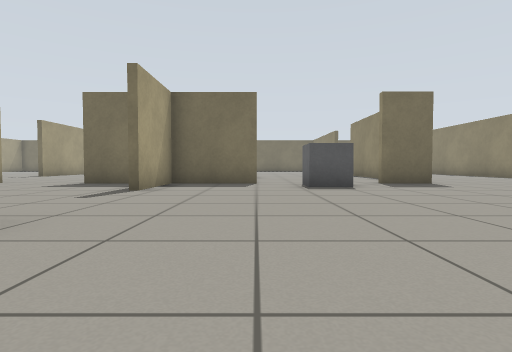
[1] (above)

22 first-person views from a walk through a Gazebo world. The camera is 0.5 m above the floor, tilts 2° down and sees 80° across. The floor is counted in squares, 1 m on a side. Each view is taken from the middle of a square. On the plan, view 1 faces up. The plan holds only what a view shows up to about 9 squares ahead; the rest is blank.

[2]
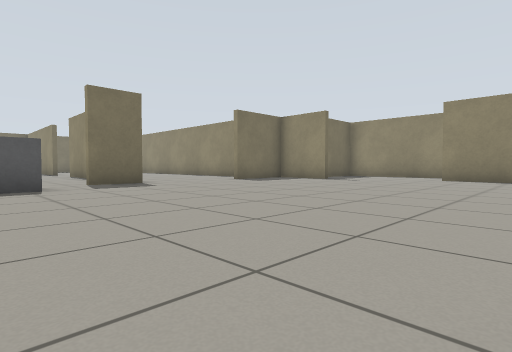

[3]
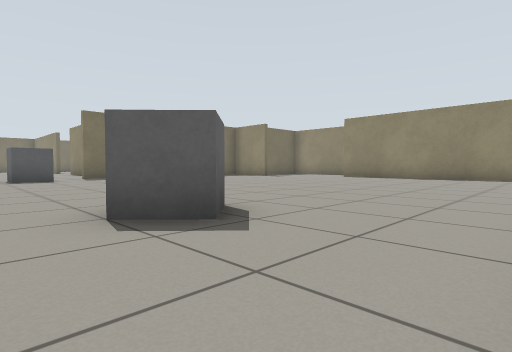

[4]
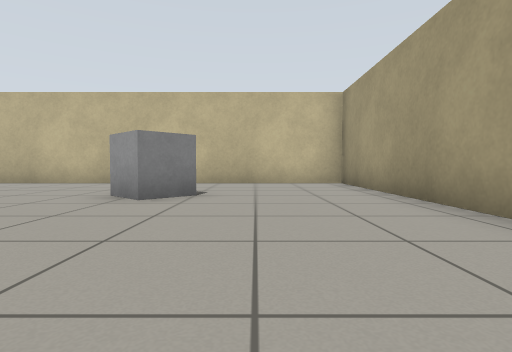

[5]
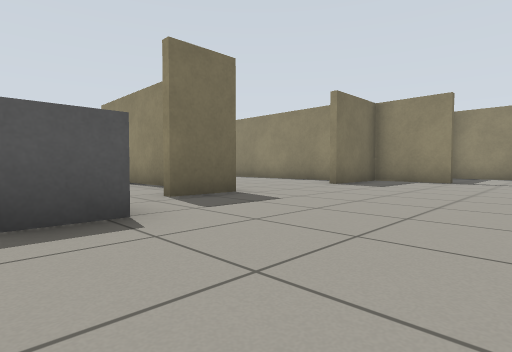

[6]
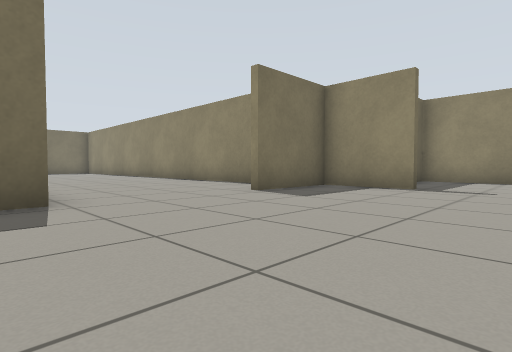

[7]
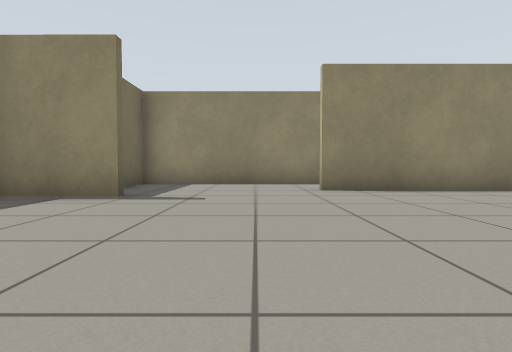

[8]
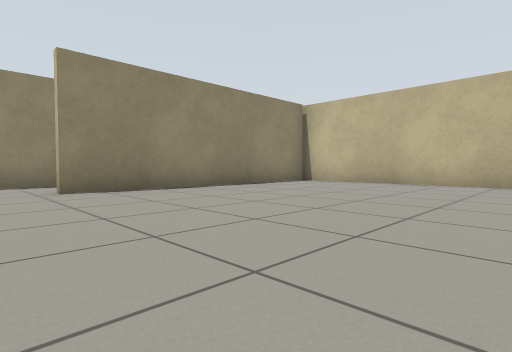

[9]
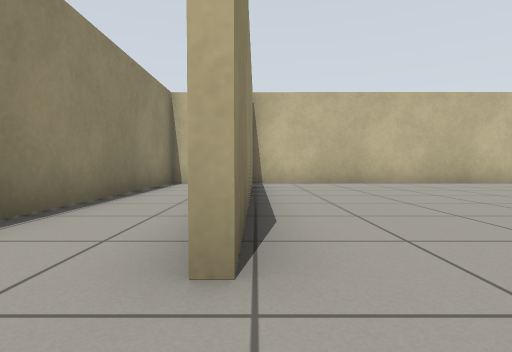

[10]
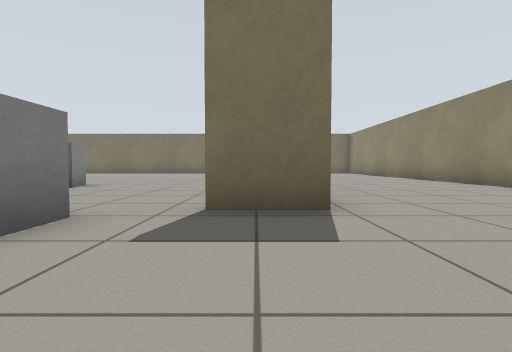

[11]
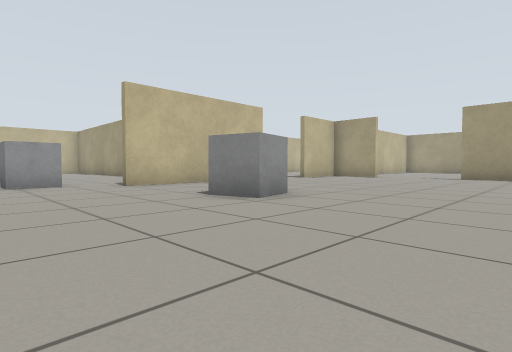

[12]
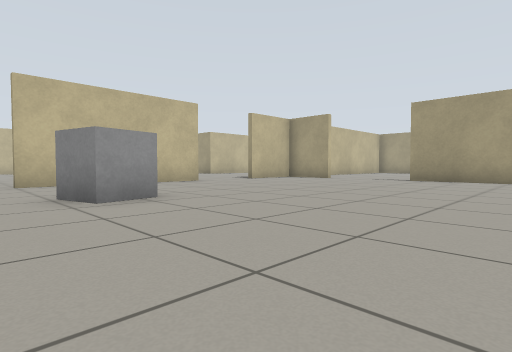

[13]
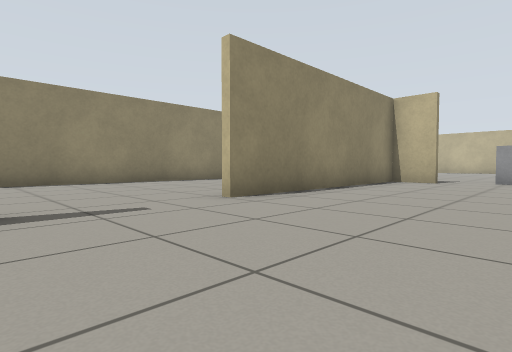

[14]
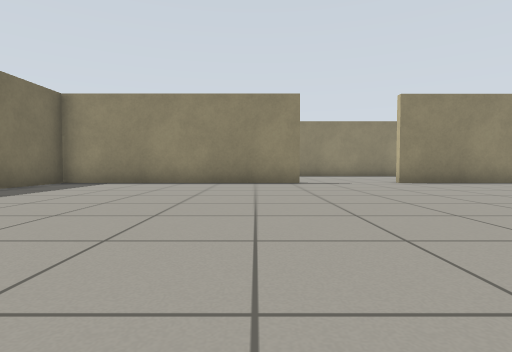

[15]
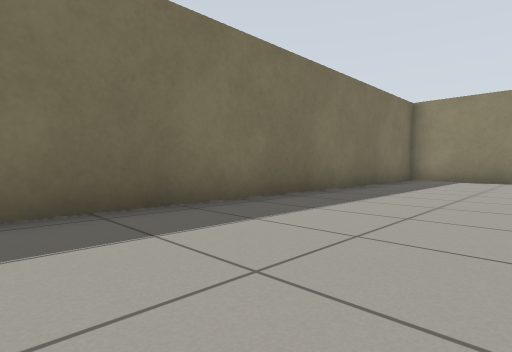

[16]
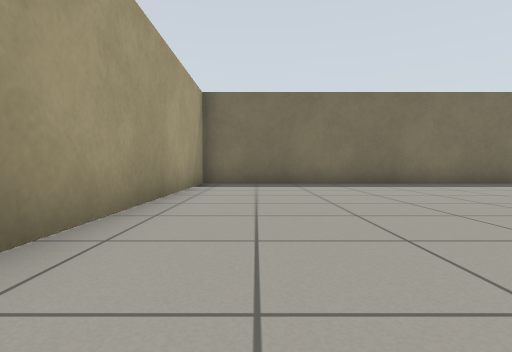

[17]
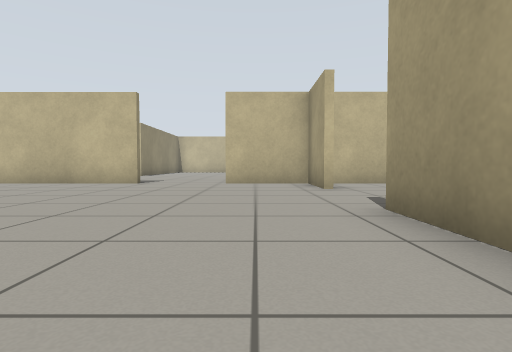

[18]
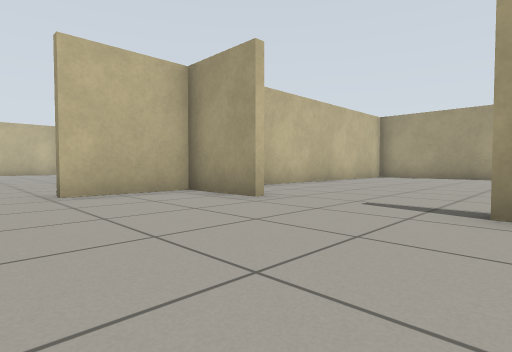

[19]
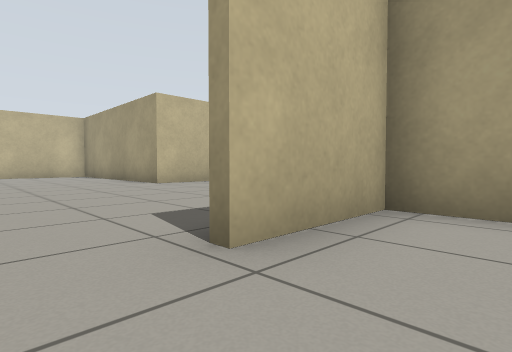

[20]
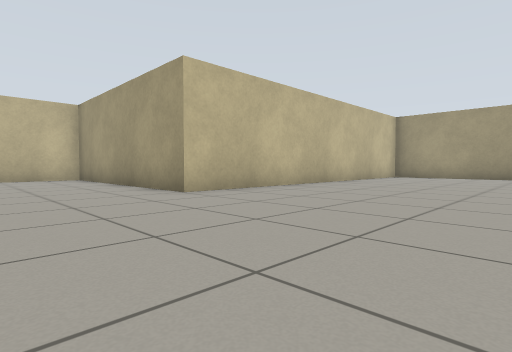

[21]
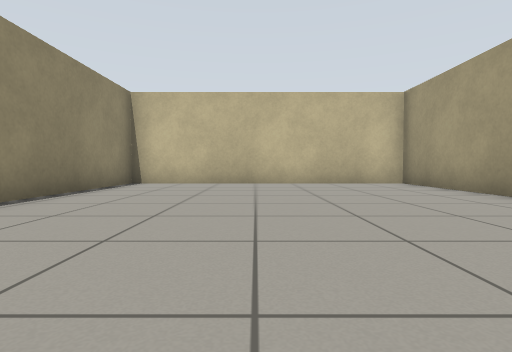

[22]
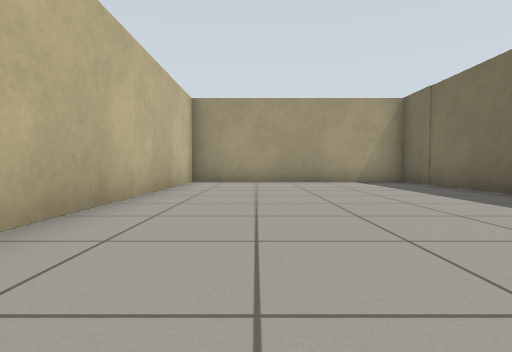

### Floor plan
Points are (right, up) in squares from view 1. A wall is a line through its corners. A room is listed if a view was taken in it or the views show most of it. See-through windows are left out.
Room 1 (views 1, 2, 3, 4, 5, 6, 7, 8, 9, 10)
walls: (10.8, 6.1) (10.8, 8.4) (8.2, 8.4); (4.9, 8.4) (3.4, 8.4); (12.1, -3.6) (12.1, 2.8); (-2.4, 1.2) (-2.4, -4.5); (0.1, 8.4) (-2.4, 8.4) (-2.4, 6); (13.9, -4.4) (14.3, -4.4) (14.3, 7) (13, 7); (-3, -4.4) (12.1, -4.4)
ways out: opening at (-2.7, 4) to room 2; opening at (4.5, 9.3) to room 2; gap at (0, 8) to room 2
objects: grey box (1, -2) to (2, -1); grey box (1, 7) to (2, 8)
Room 2 (views 11, 12, 13, 14, 15, 16, 17, 18, 19, 20, 21, 22)
walls: (-3.4, 8.4) (-4.8, 8.4); (-4.7, 8.6) (0.1, 8.6); (-9.5, 10.6) (-9.5, 8.6) (-7.1, 8.6); (3.4, 8.6) (4.6, 8.6) (4.6, 15); (-9.5, 16.1) (-9.5, 13.5); (4.6, 17.7) (4.6, 24.4) (-9.5, 24.4) (-9.5, 17.6); (10, 10.1) (10, 17.2); (-16.3, 8.4) (-20.1, 8.4); (-2.6, -4.5) (-2.6, 0); (-20, 2.1) (-10, 2.1) (-10, -4.4) (-3, -4.4)
ways out: opening at (-2.7, 4) to room 1; opening at (4.5, 9.3) to room 1; gap at (0, 8) to room 1; opening at (-10, 12)
objects: grey box (-1, 12) to (0, 12)

Where each view was taken, in squares from view 1:
view 1: 0 up, 0 right, facing up
view 2: 0 up, 1 right, facing up-right
view 3: 4 down, 0 right, facing up-right
view 4: 4 up, 0 right, facing down
view 5: 4 up, 1 right, facing up-right
view 6: 4 up, 4 right, facing up-right
view 7: 4 up, 6 right, facing right
view 8: 4 up, 6 right, facing down-right
view 9: 4 up, 12 right, facing down
view 10: 5 up, 4 right, facing up
view 11: 16 up, 3 right, facing down-left
view 12: 17 up, 1 right, facing down-left
view 13: 18 up, 1 right, facing down-right
view 14: 19 up, 4 left, facing right
view 15: 21 up, 6 left, facing up-right
view 16: 16 up, 8 left, facing up
view 17: 17 up, 8 left, facing down
view 18: 14 up, 6 left, facing down-left
view 19: 10 up, 6 left, facing down-left
view 20: 7 up, 7 left, facing down-left
view 21: 4 up, 6 left, facing down
view 22: 4 up, 11 left, facing left
